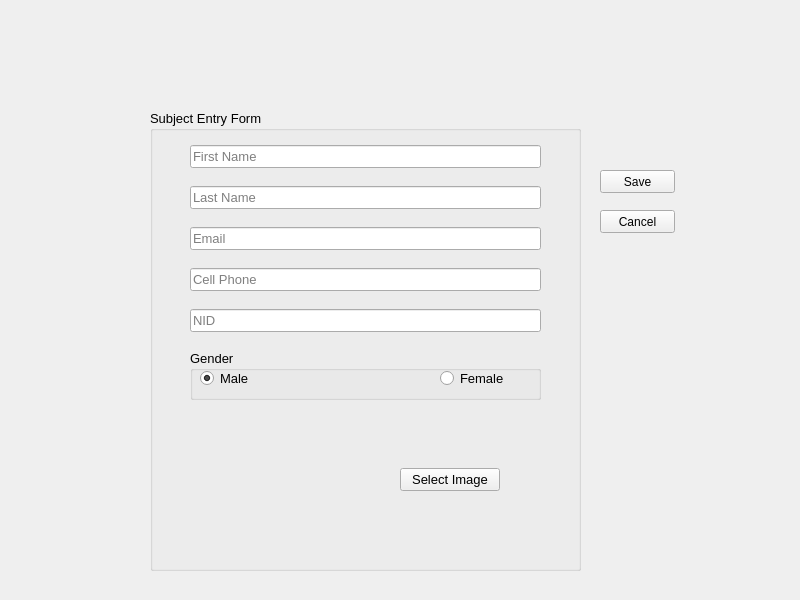
<?xml version="1.0" encoding="UTF-8"?>
<ui version="4.0">
 <class>Form</class>
 <widget class="QWidget" name="Form">
  <property name="geometry">
   <rect>
    <x>0</x>
    <y>0</y>
    <width>800</width>
    <height>600</height>
   </rect>
  </property>
  <property name="windowTitle">
   <string>Form</string>
  </property>
  <widget class="QGroupBox" name="groupBox">
   <property name="geometry">
    <rect>
     <x>150</x>
     <y>110</y>
     <width>431</width>
     <height>461</height>
    </rect>
   </property>
   <property name="font">
    <font>
     <pointsize>10</pointsize>
    </font>
   </property>
   <property name="title">
    <string>Subject Entry Form</string>
   </property>
   <widget class="QWidget" name="verticalLayoutWidget">
    <property name="geometry">
     <rect>
      <x>40</x>
      <y>20</y>
      <width>351</width>
      <height>431</height>
     </rect>
    </property>
    <layout class="QVBoxLayout" name="verticalLayout">
     <property name="spacing">
      <number>3</number>
     </property>
     <item>
      <widget class="QLineEdit" name="txt_first_name">
       <property name="placeholderText">
        <string>First Name</string>
       </property>
      </widget>
     </item>
     <item>
      <widget class="QLineEdit" name="txt_last_name">
       <property name="placeholderText">
        <string>Last Name</string>
       </property>
      </widget>
     </item>
     <item>
      <widget class="QLineEdit" name="txt_email">
       <property name="placeholderText">
        <string>Email</string>
       </property>
      </widget>
     </item>
     <item>
      <widget class="QLineEdit" name="txt_cell_phone">
       <property name="placeholderText">
        <string>Cell Phone</string>
       </property>
      </widget>
     </item>
     <item>
      <widget class="QLineEdit" name="txt_nid">
       <property name="placeholderText">
        <string>NID</string>
       </property>
      </widget>
     </item>
     <item>
      <widget class="QGroupBox" name="groupBox_2">
       <property name="maximumSize">
        <size>
         <width>16777215</width>
         <height>50</height>
        </size>
       </property>
       <property name="title">
        <string>Gender</string>
       </property>
       <widget class="QRadioButton" name="radioButton">
        <property name="geometry">
         <rect>
          <x>10</x>
          <y>20</y>
          <width>82</width>
          <height>17</height>
         </rect>
        </property>
        <property name="text">
         <string>Male</string>
        </property>
        <property name="checked">
         <bool>true</bool>
        </property>
       </widget>
       <widget class="QRadioButton" name="radioButton_2">
        <property name="geometry">
         <rect>
          <x>250</x>
          <y>20</y>
          <width>82</width>
          <height>17</height>
         </rect>
        </property>
        <property name="text">
         <string>Female</string>
        </property>
       </widget>
      </widget>
     </item>
     <item>
      <widget class="QWidget" name="widget" native="true">
       <property name="minimumSize">
        <size>
         <width>0</width>
         <height>125</height>
        </size>
       </property>
       <property name="maximumSize">
        <size>
         <width>1200</width>
         <height>125</height>
        </size>
       </property>
       <widget class="QLabel" name="lbl_image">
        <property name="geometry">
         <rect>
          <x>0</x>
          <y>0</y>
          <width>125</width>
          <height>125</height>
         </rect>
        </property>
        <property name="minimumSize">
         <size>
          <width>125</width>
          <height>125</height>
         </size>
        </property>
        <property name="maximumSize">
         <size>
          <width>125</width>
          <height>125</height>
         </size>
        </property>
        <property name="text">
         <string/>
        </property>
       </widget>
       <widget class="QPushButton" name="btn_select_image">
        <property name="geometry">
         <rect>
          <x>210</x>
          <y>50</y>
          <width>100</width>
          <height>23</height>
         </rect>
        </property>
        <property name="text">
         <string>Select Image</string>
        </property>
       </widget>
      </widget>
     </item>
    </layout>
   </widget>
  </widget>
  <widget class="QPushButton" name="btn_cancel">
   <property name="geometry">
    <rect>
     <x>600</x>
     <y>210</y>
     <width>75</width>
     <height>23</height>
    </rect>
   </property>
   <property name="text">
    <string>Cancel</string>
   </property>
  </widget>
  <widget class="QPushButton" name="btn_save">
   <property name="geometry">
    <rect>
     <x>600</x>
     <y>170</y>
     <width>75</width>
     <height>23</height>
    </rect>
   </property>
   <property name="text">
    <string>Save</string>
   </property>
  </widget>
  <widget class="QLabel" name="lbl_response">
   <property name="geometry">
    <rect>
     <x>0</x>
     <y>20</y>
     <width>800</width>
     <height>30</height>
    </rect>
   </property>
   <property name="font">
    <font>
     <pointsize>10</pointsize>
    </font>
   </property>
   <property name="text">
    <string/>
   </property>
   <property name="alignment">
    <set>Qt::AlignCenter</set>
   </property>
  </widget>
 </widget>
 <resources/>
 <connections/>
</ui>
